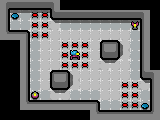

A 2D game scene composited from a Tiled map and its tileset images. What follows is a short description and the map's XML, with each tile layer's data collapsed to a summary:
An orthogonal 16x12 tile map with 10x10 px tiles, 3 tile layers (background, walls, entities).

<map version="1.0" orientation="orthogonal" renderorder="right-down" width="16" height="12" tilewidth="10" tileheight="10" nextobjectid="3">
 <tileset firstgid="1" name="7dlibgdxTileSet" tilewidth="10" tileheight="10" tilecount="625" columns="25">
  <image source="spritesheet.png" width="256" height="256" />
  <tile id="0">
   <properties>
    <property name="player" type="bool" value="true" />
   </properties>
  </tile>
  <tile id="55">
   <properties>
    <property name="teleport" type="bool" value="true" />
   </properties>
  </tile>
  <tile id="80">
   <properties>
    <property name="playerTeleport" type="bool" value="true" />
   </properties>
  </tile>
  <tile id="100">
   <properties>
    <property name="collectable" type="bool" value="true" />
   </properties>
  </tile>
  <tile id="105">
   <properties>
    <property name="door" type="bool" value="true" />
   </properties>
  </tile>
  <tile id="125">
   <properties>
    <property name="repairStation" type="bool" value="true" />
   </properties>
  </tile>
  <tile id="130">
   <properties>
    <property name="key" type="bool" value="true" />
   </properties>
  </tile>
  <tile id="150">
   <properties>
    <property name="trap" type="bool" value="true" />
   </properties>
  </tile>
  <tile id="155">
   <properties>
    <property name="horizontal" type="bool" value="true" />
    <property name="movingTrap" type="bool" value="true" />
   </properties>
  </tile>
  <tile id="176">
   <properties>
    <property name="block" type="bool" value="true" />
   </properties>
  </tile>
  <tile id="177">
   <properties>
    <property name="block" type="bool" value="true" />
   </properties>
  </tile>
  <tile id="178">
   <properties>
    <property name="block" type="bool" value="true" />
   </properties>
  </tile>
  <tile id="179">
   <properties>
    <property name="block" type="bool" value="true" />
   </properties>
  </tile>
  <tile id="180">
   <properties>
    <property name="block" type="bool" value="true" />
   </properties>
  </tile>
  <tile id="181">
   <properties>
    <property name="block" type="bool" value="true" />
   </properties>
  </tile>
  <tile id="182">
   <properties>
    <property name="block" type="bool" value="true" />
   </properties>
  </tile>
  <tile id="183">
   <properties>
    <property name="block" type="bool" value="true" />
   </properties>
  </tile>
  <tile id="184">
   <properties>
    <property name="block" type="bool" value="true" />
   </properties>
  </tile>
 </tileset>
 <layer name="background" width="16" height="12">
  <data>[192 cells, 105 non-empty, 7 distinct tile ids]</data>
 </layer>
 <layer name="walls" width="16" height="12">
  <data>[192 cells, 60 non-empty, 12 distinct tile ids]</data>
 </layer>
 <layer name="entities" width="16" height="12">
  <data>[192 cells, 25 non-empty, 5 distinct tile ids]</data>
 </layer>
</map>